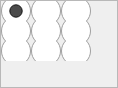
<?xml version="1.0" encoding="UTF-8"?>
<ui version="4.0">
 <class>ReferencePointFrame</class>
 <widget class="QFrame" name="ReferencePointFrame">
  <property name="geometry">
   <rect>
    <x>0</x>
    <y>0</y>
    <width>118</width>
    <height>88</height>
   </rect>
  </property>
  <property name="autoFillBackground">
   <bool>false</bool>
  </property>
  <property name="styleSheet">
   <string notr="true"/>
  </property>
  <property name="frameShape">
   <enum>QFrame::StyledPanel</enum>
  </property>
  <property name="frameShadow">
   <enum>QFrame::Raised</enum>
  </property>
  <layout class="QGridLayout" name="gridLayout_2">
   <property name="margin">
    <number>0</number>
   </property>
   <property name="spacing">
    <number>0</number>
   </property>
   <item row="0" column="0">
    <widget class="QWidget" name="InnerWidget" native="true">
     <property name="sizePolicy">
      <sizepolicy hsizetype="Preferred" vsizetype="Preferred">
       <horstretch>0</horstretch>
       <verstretch>0</verstretch>
      </sizepolicy>
     </property>
     <property name="minimumSize">
      <size>
       <width>90</width>
       <height>60</height>
      </size>
     </property>
     <property name="maximumSize">
      <size>
       <width>90</width>
       <height>60</height>
      </size>
     </property>
     <property name="styleSheet">
      <string notr="true">QWidget#InnerWidget {
image: url(scripts/Draw/Line/LineRectangleSize/ReferencePointsUnchecked.svg);
}

QRadioButton {
     width: 30px;
     height: 20px;
	border-color: rgb(234, 199, 255);
}

QRadioButton::indicator {
     width: 30px;
     height: 20px;
}

QRadioButton::indicator::checked {
image: url(scripts/Draw/Line/LineRectangleSize/RadioButtonChecked.svg)
}

QRadioButton::indicator::checked:hover {
image: url(scripts/Draw/Line/LineRectangleSize/RadioButtonCheckedHover.svg)
}

QRadioButton::indicator::unchecked {
image: url(scripts/Draw/Line/LineRectangleSize/RadioButtonUnchecked.svg)
}

QRadioButton::indicator:unchecked:hover {
image: url(scripts/Draw/Line/LineRectangleSize/RadioButtonUncheckedHover.svg)
}

</string>
     </property>
     <layout class="QGridLayout" name="gridLayout">
      <property name="margin">
       <number>0</number>
      </property>
      <property name="spacing">
       <number>0</number>
      </property>
      <item row="0" column="0">
       <widget class="QRadioButton" name="TopLeft">
        <property name="styleSheet">
         <string notr="true"/>
        </property>
        <property name="checked">
         <bool>true</bool>
        </property>
       </widget>
      </item>
      <item row="0" column="1">
       <widget class="QRadioButton" name="Top">
        <property name="styleSheet">
         <string notr="true"/>
        </property>
       </widget>
      </item>
      <item row="0" column="2">
       <widget class="QRadioButton" name="TopRight"/>
      </item>
      <item row="1" column="0">
       <widget class="QRadioButton" name="Left"/>
      </item>
      <item row="1" column="1">
       <widget class="QRadioButton" name="Middle"/>
      </item>
      <item row="1" column="2">
       <widget class="QRadioButton" name="Right"/>
      </item>
      <item row="2" column="0">
       <widget class="QRadioButton" name="BottomLeft"/>
      </item>
      <item row="2" column="1">
       <widget class="QRadioButton" name="Bottom"/>
      </item>
      <item row="2" column="2">
       <widget class="QRadioButton" name="BottomRight"/>
      </item>
     </layout>
    </widget>
   </item>
   <item row="0" column="1">
    <spacer name="horizontalSpacer">
     <property name="orientation">
      <enum>Qt::Horizontal</enum>
     </property>
     <property name="sizeHint" stdset="0">
      <size>
       <width>21</width>
       <height>20</height>
      </size>
     </property>
    </spacer>
   </item>
   <item row="1" column="0">
    <spacer name="verticalSpacer">
     <property name="orientation">
      <enum>Qt::Vertical</enum>
     </property>
     <property name="sizeHint" stdset="0">
      <size>
       <width>20</width>
       <height>21</height>
      </size>
     </property>
    </spacer>
   </item>
  </layout>
 </widget>
 <resources/>
 <connections/>
</ui>
